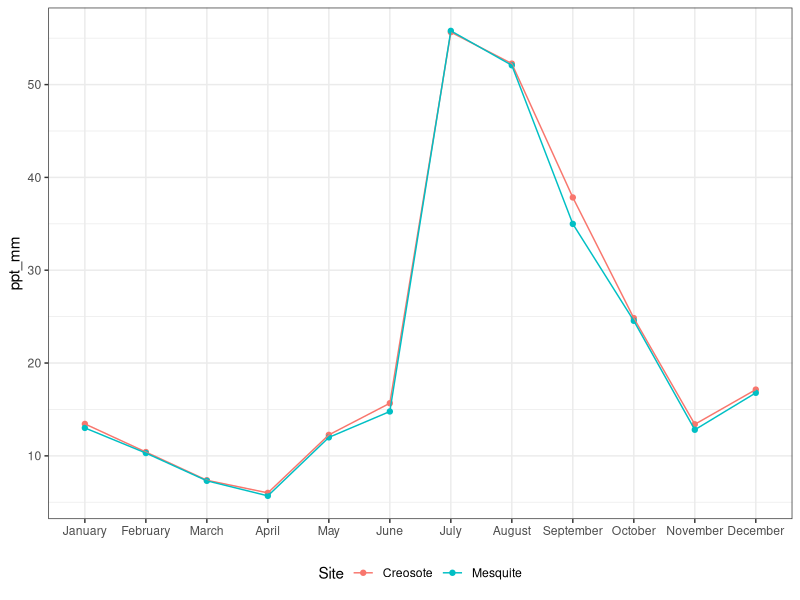
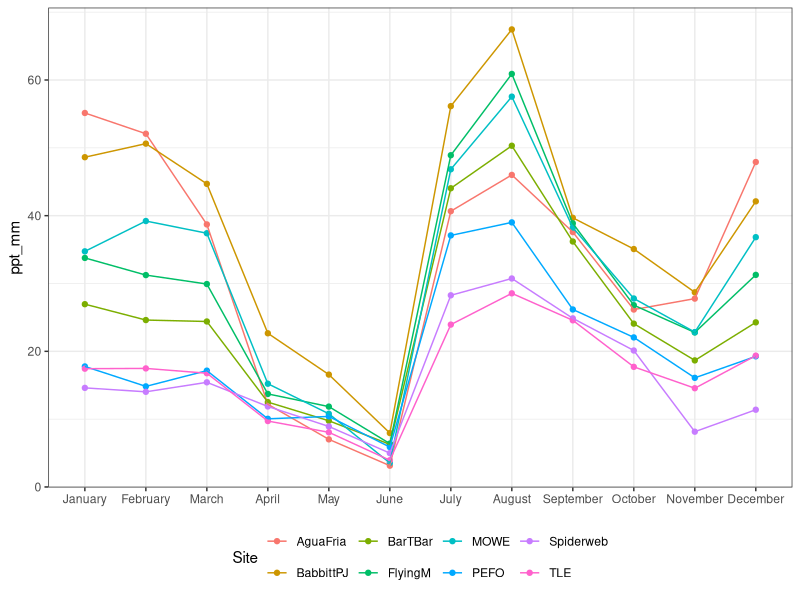
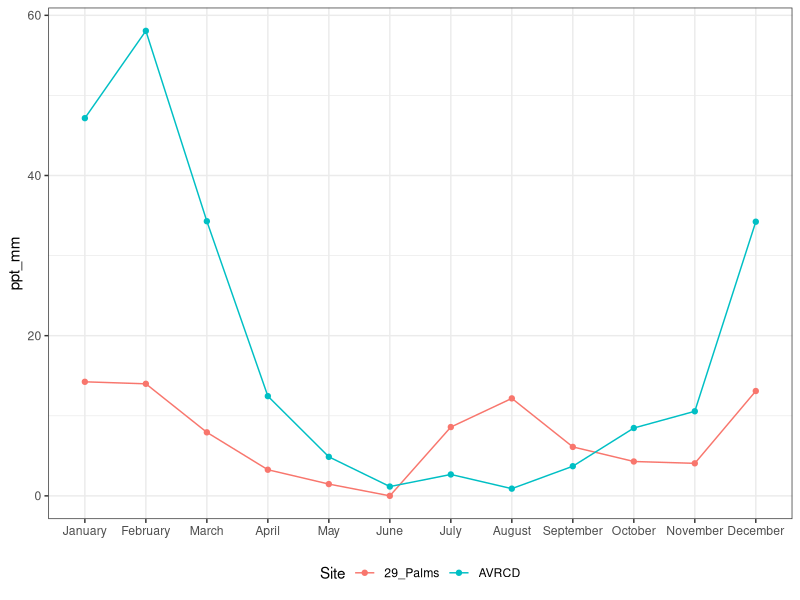
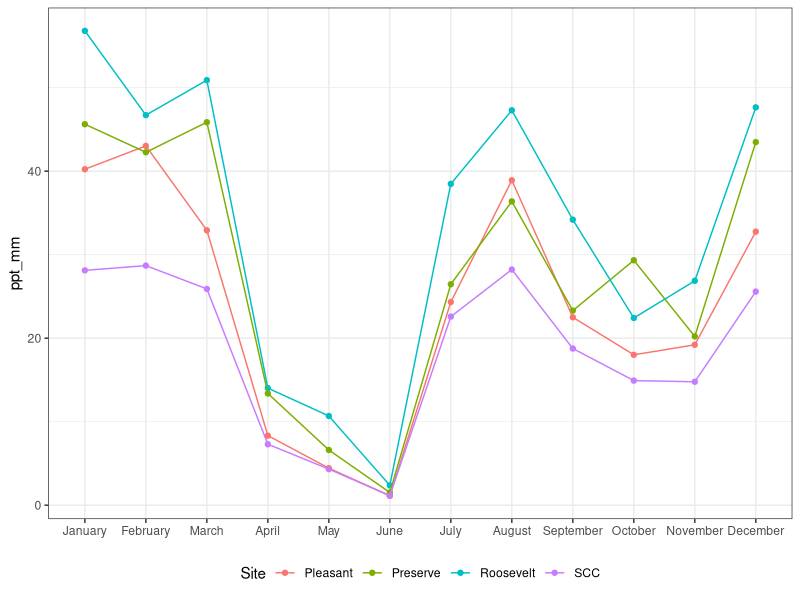
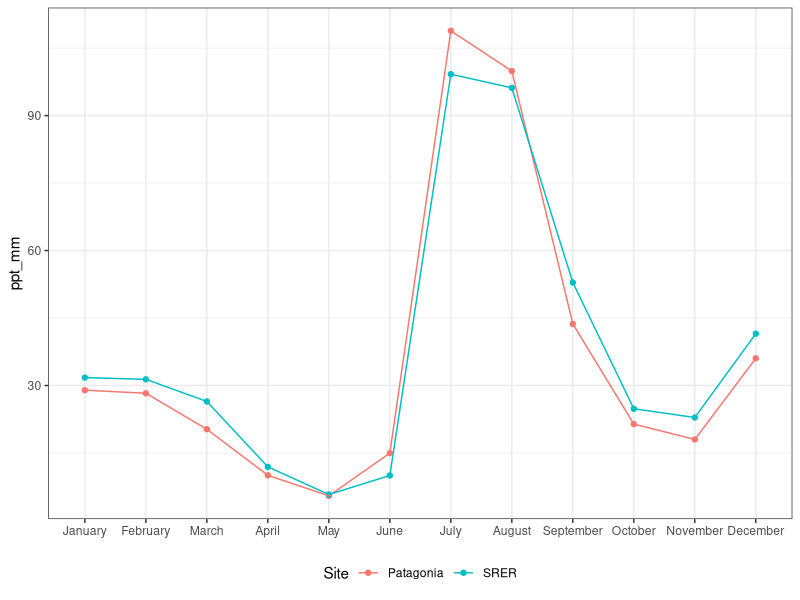
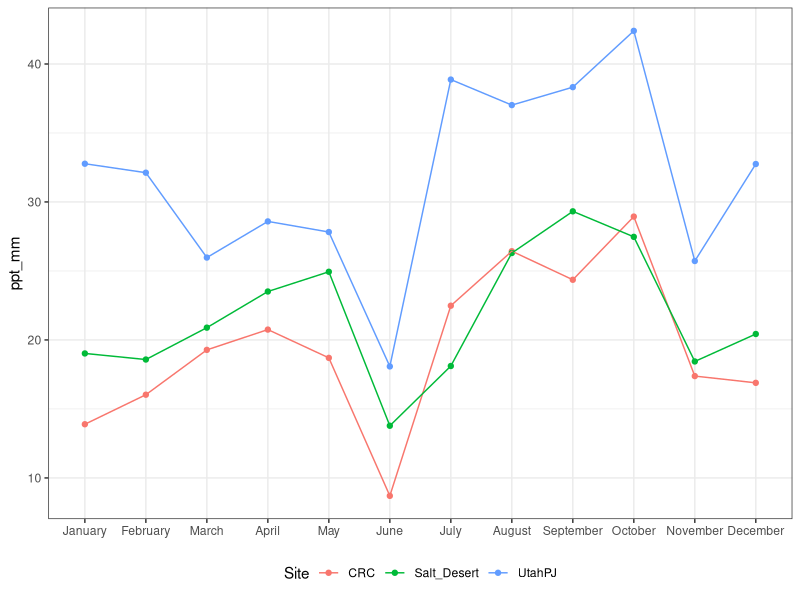
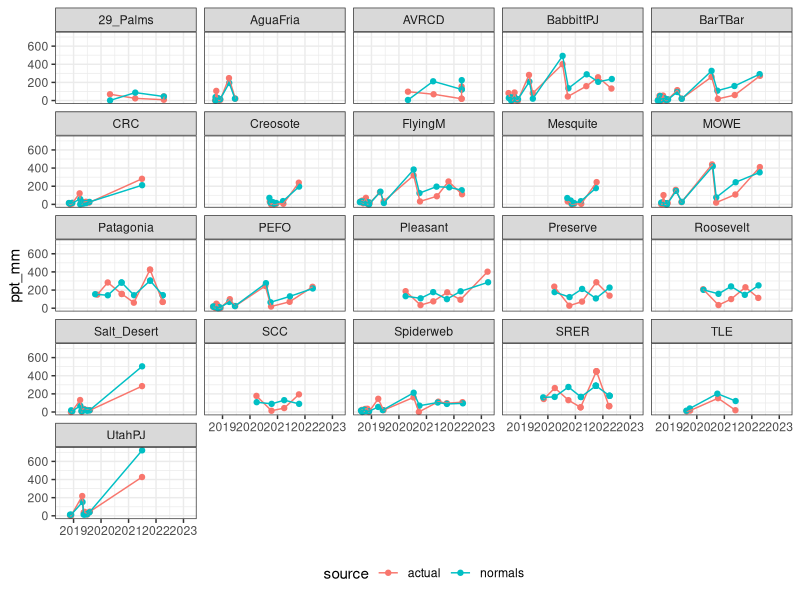
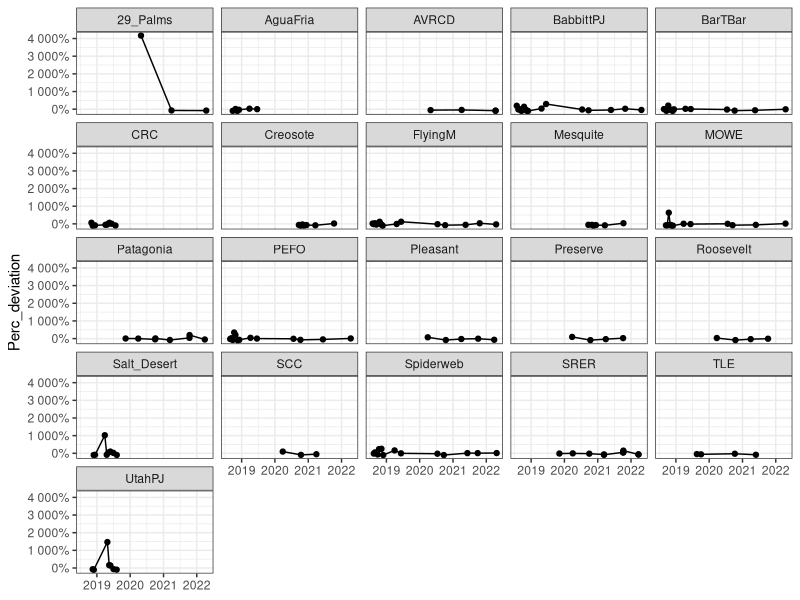

Generate these figures, in order, with R: (Note: this script raises an error after producing the figures.)
# Created: 2023-09-28
# Last updated: 2024-03-05

# Purpose: Explore precip trends. Compare actual precip values (from PRISM daily values, see 03.2.R)
#   with 30-year normals. Actual precip is recorded as either cumulative precip
#   since seeding, or cumulative precip since the previous monitoring event. Because the time
#   interval between monitoring events and seeding differs by site, and because normals are
#   site- and and month-specific, each site must be dealt with on an individual basis 
#   to determine which normals months should be included for a (roughly equal) comparison.

# Normals must be "rounded" to the start of the month, the end of the month,
#   or mid-month, because normals are reported as annual or monthly. Hence, while the actual 
#   precip experienced is defined to the day, comparable normals are defined to the
#   half month. This also assumes that an even amount of rain falls in the first and
#   second half of the month, and sometimes for sites monitored every 2 weeks the dates round
#   such that there is assumed to be no interval, and therefore no precip (for normals). 
#   See 03.3.xlsx README tab for more explanation.


library(tidyverse)
library(readxl)
library(scales)

# Load data ---------------------------------------------------------------

ppt <- read_csv("data/cleaned/03.2_monitoring-events-with-PRISM-climate-data_clean.csv")
month.normal <- read_csv("data/cleaned/03.2_PRISM-month-normals-all-sites_clean.csv")
daily <- read_csv("data/cleaned/03.2_PRISM-daily-all-sites_clean.csv")
normals.since.raw <- read_xlsx("data/data-wrangling-intermediate/03.3_months-to-include-for-precip-normals-comparison.xlsx",
                                       sheet = "since_last")
normals.cum.raw <- read_xlsx("data/data-wrangling-intermediate/03.3_months-to-include-for-precip-normals-comparison.xlsx",
                                       sheet = "cum")
  


# Explore monthly normals -------------------------------------------------

# Order months
month.normal.graph <- month.normal |> 
  filter(Date != "Annual") |> 
  mutate(Date = factor(Date, levels = c("January", "February", "March", "April", "May",
                                        "June", "July", "August", "September", "October",
                                        "November", "December")))

# Chihuahuan
#   Unimodal: most rain in July-Sept
month.normal.graph |> 
  filter(Region == "Chihuahuan") |> 
  ggplot(aes(x = Date, y = ppt_mm, color = Site, group = Site)) +
  geom_point() +
  geom_line() +
  xlab(NULL) +
  theme_bw() +
  theme(legend.position = "bottom")

# Colorado Plateau
#   Biomodal, July-Sept and Dec-March (summer rains slightly greater than winter)
month.normal.graph |> 
  filter(Region == "Colorado Plateau") |> 
  ggplot(aes(x = Date, y = ppt_mm, color = Site, group = Site)) +
  geom_point() +
  geom_line() +
  xlab(NULL) +
  theme_bw() +
  theme(legend.position = "bottom")

# Mojave
#   Unimodal: most rain in Dec-March
month.normal.graph |> 
  filter(Region == "Mojave") |> 
  ggplot(aes(x = Date, y = ppt_mm, color = Site, group = Site)) +
  geom_point() +
  geom_line() +
  xlab(NULL) +
  theme_bw() +
  theme(legend.position = "bottom")

# Sonoran Central
#   Bimodal: July-Sept, Dec-March (summer and winter rains roughly equal)
month.normal.graph |> 
  filter(Region == "Sonoran Central") |> 
  ggplot(aes(x = Date, y = ppt_mm, color = Site, group = Site)) +
  geom_point() +
  geom_line() +
  xlab(NULL) +
  theme_bw() +
  theme(legend.position = "bottom")

# Sonoran SE
#   Slightly bimodal: most rain July-Sept, some rain Dec-March
month.normal.graph |> 
  filter(Region == "Sonoran SE") |> 
  ggplot(aes(x = Date, y = ppt_mm, color = Site, group = Site)) +
  geom_point() +
  geom_line() +
  xlab(NULL) +
  theme_bw() +
  theme(legend.position = "bottom")

# Utah
#   CRC & Salt Desert: Biomodal: July-Oct, March-May
#   UtahPJ: Biomdal: July-Oct, Dec-Feb
month.normal.graph |> 
  filter(Region == "Utah") |> 
  ggplot(aes(x = Date, y = ppt_mm, color = Site, group = Site)) +
  geom_point() +
  geom_line() +
  xlab(NULL) +
  theme_bw() +
  theme(legend.position = "bottom")



# Precip since last monitoring event --------------------------------------


## Since_last data wrangling -----------------------------------------------

# pivot_longer() and convert NAs to 0 (blank cells are 0)
normals.since <- normals.since.raw |> 
  select(-Seed_month_estimate, -Monitor_month_estimate) |> 
  pivot_longer(cols = c("Annual", "January", "February", "March", "April", "May",
                        "June", "July", "August", "September", "October",
                        "November", "December"),
              names_to = "Date",
              values_to = "include") 
normals.since$include[is.na(normals.since$include)] <- 0

# Add normals values
normals.since <- normals.since |> 
  left_join(month.normal) |> 
  select(-tmin, -tmax, -tmean) 

# Multiply include * ppt_mm for new ppt_mm value
#   "include" column is the amount of times that month/annual should be included
normals.since <- normals.since |> 
  mutate(ppt_mm = include * ppt_mm) |> 
  select(-include)

# Sum normals precip
normals.since <- normals.since |> 
  select(-Date_Seeded, -Date_Monitored) |> 
  mutate(SiteDateID = as.character(SiteDateID)) |> 
  group_by(Region, Site, SiteDateID, Seed_estimate, Monitor_estimate) |> 
  summarise(ppt_mm = sum(ppt_mm),
            .groups = "keep") |> 
  mutate(SiteDateID = as.numeric(SiteDateID)) 

# Add normals to actual precip values (Since_last_precip from ppt) to graph together
#   Rename normals columns to match and add "source" col to note they are normals
normals.since.bind <- normals.since |> 
  rename(Date_Seeded = Seed_estimate,
         Date_Monitored = Monitor_estimate) |> 
  mutate(source = "normals")
since.long <- ppt |> 
  select(Region, Site, Date_Seeded, Date_Monitored, SiteDateID, Since_last_precip) |> 
  rename(ppt_mm = Since_last_precip) |> 
  mutate(source = "actual") |> 
  bind_rows(normals.since.bind)


# Find percent deviation from normals
since.pd <- ppt |> 
  select(Region, Site, SiteDateID, Date_Seeded, Date_Monitored, Since_last_precip) |> 
  left_join(normals.since) |> 
  mutate(Perc_deviation = (Since_last_precip - ppt_mm) / ppt_mm,
         Deviation_mm = ppt_mm - Since_last_precip)
#   Inf created when there was no rain in the time period (can't divide by 0),
#     but this only occurs when the time period is small and in all cases there is another
#     monitoring date less than 2 weeks away with a non-Inf percent change.


# Find CV of actual and normals
since.cv.long <- since.long |> 
  group_by(Region, Site, source) |> 
  summarise(CV = sd(ppt_mm) / mean(ppt_mm),
            .groups = "keep")
since.cv.wide <- since.cv.long |> 
  pivot_wider(names_from = source, values_from = CV) |> 
  rename(Actual_CV_since = actual,
         Normals_CV_since = normals) |> 
  mutate(Difference_CV_since = Actual_CV_since - Normals_CV_since)



## Since_last graph --------------------------------------------------------

# All sites
since.long |> 
  ggplot(aes(x = Date_Monitored, y = ppt_mm, color = source)) +
  geom_point() +
  geom_line() +
  facet_wrap(~Site) +
  xlab(NULL) +
  theme_bw() +
  theme(legend.position = "bottom") 

since.pd |> 
  filter(Perc_deviation != Inf) |> 
  ggplot(aes(x = Date_Monitored, y = Perc_deviation)) +
  geom_point() +
  geom_line() +
  facet_wrap(~Site) +
  xlab(NULL) +
  theme_bw() +
  scale_y_continuous(labels = percent)

since.pd |> 
  filter(Perc_deviation != Inf,
         Region !="Mojave") |> 
  ggplot(aes(x = Date_Monitored, y = Perc_deviation)) +
  geom_point() +
  geom_line() +
  facet_wrap(~Site) +
  xlab(NULL) +
  theme_bw() +
  scale_y_continuous(labels = percent) +
  geom_hline(yintercept = 0,
             linetype = "dashed",
             color = "red")


  
# By Region
# Sonoran Central
since.long |> 
  filter(Region == "Sonoran Central") |> 
  ggplot(aes(x = Date_Monitored, y = ppt_mm, color = source)) +
  geom_point() +
  geom_line() +
  facet_wrap(~Site) +
  xlab(NULL) +
  theme_bw() +
  theme(legend.position = "bottom") 

since.pd |> 
  filter(Perc_deviation != Inf) |> 
  filter(Region == "Sonoran Central") |> 
  ggplot(aes(x = Date_Monitored, y = Perc_deviation)) +
  geom_point() +
  geom_line() +
  facet_wrap(~Site) +
  xlab(NULL) +
  theme_bw() +
  scale_y_continuous(labels = percent) +
  geom_hline(yintercept = 0,
             linetype = "dashed",
             color = "red")

# Sonoran SE
since.long |> 
  filter(Region == "Sonoran SE") |> 
  ggplot(aes(x = Date_Monitored, y = ppt_mm, color = source)) +
  geom_point() +
  geom_line() +
  facet_wrap(~Site) +
  xlab(NULL) +
  theme_bw() +
  theme(legend.position = "bottom") 

since.pd |> 
  filter(Perc_deviation != Inf) |> 
  filter(Region == "Sonoran SE") |> 
  ggplot(aes(x = Date_Monitored, y = Perc_deviation)) +
  geom_point() +
  geom_line() +
  facet_wrap(~Site) +
  xlab(NULL) +
  theme_bw() +
  scale_y_continuous(labels = percent) +
  geom_hline(yintercept = 0,
             linetype = "dashed",
             color = "red")

# Chihuahuan
since.long |> 
  filter(Region == "Chihuahuan") |> 
  ggplot(aes(x = Date_Monitored, y = ppt_mm, color = source)) +
  geom_point() +
  geom_line() +
  facet_wrap(~Site) +
  xlab(NULL) +
  theme_bw() +
  theme(legend.position = "bottom")

since.pd |> 
  filter(Perc_deviation != Inf) |> 
  filter(Region == "Chihuahuan") |> 
  ggplot(aes(x = Date_Monitored, y = Perc_deviation)) +
  geom_point() +
  geom_line() +
  facet_wrap(~Site) +
  xlab(NULL) +
  theme_bw() +
  scale_y_continuous(labels = percent) +
  geom_hline(yintercept = 0,
             linetype = "dashed",
             color = "red")

# Mojave
since.long |> 
  filter(Region == "Mojave") |> 
  ggplot(aes(x = Date_Monitored, y = ppt_mm, color = source)) +
  geom_point() +
  geom_line() +
  facet_wrap(~Site) +
  xlab(NULL) +
  theme_bw() +
  theme(legend.position = "bottom") 

since.pd |> 
  filter(Perc_deviation != Inf) |> 
  filter(Region == "Mojave") |> 
  ggplot(aes(x = Date_Monitored, y = Perc_deviation)) +
  geom_point() +
  geom_line() +
  facet_wrap(~Site) +
  xlab(NULL) +
  theme_bw() +
  scale_y_continuous(labels = percent) +
  geom_hline(yintercept = 0,
             linetype = "dashed",
             color = "red")

# Utah
since.long |> 
  filter(Region == "Utah") |> 
  ggplot(aes(x = Date_Monitored, y = ppt_mm, color = source)) +
  geom_point() +
  geom_line() +
  facet_wrap(~Site) +
  xlab(NULL) +
  theme_bw() +
  theme(legend.position = "bottom") 

since.pd |> 
  filter(Perc_deviation != Inf) |> 
  filter(Region == "Utah") |> 
  ggplot(aes(x = Date_Monitored, y = Perc_deviation)) +
  geom_point() +
  geom_line() +
  facet_wrap(~Site) +
  xlab(NULL) +
  theme_bw() +
  scale_y_continuous(labels = percent) +
  geom_hline(yintercept = 0,
             linetype = "dashed",
             color = "red")

# Colorado Plateau
since.long |> 
  filter(Region == "Colorado Plateau") |> 
  ggplot(aes(x = Date_Monitored, y = ppt_mm, color = source)) +
  geom_point() +
  geom_line() +
  facet_wrap(~Site) +
  xlab(NULL) +
  theme_bw() +
  theme(legend.position = "bottom") 

since.pd |> 
  filter(Perc_deviation != Inf) |> 
  filter(Region == "Colorado Plateau") |> 
  ggplot(aes(x = Date_Monitored, y = Perc_deviation)) +
  geom_point() +
  geom_line() +
  facet_wrap(~Site) +
  xlab(NULL) +
  theme_bw() +
  scale_y_continuous(labels = percent) +
  geom_hline(yintercept = 0,
             linetype = "dashed",
             color = "red")

since.pd |> 
  filter(Perc_deviation != Inf,
         Site != "MOWE") |> 
  filter(Region == "Colorado Plateau") |> 
  ggplot(aes(x = Date_Monitored, y = Perc_deviation)) +
  geom_point() +
  geom_line() +
  facet_wrap(~Site) +
  xlab(NULL) +
  theme_bw() +
  scale_y_continuous(labels = percent) +
  geom_hline(yintercept = 0,
             linetype = "dashed",
             color = "red")





# Cumulative precip since seeding -----------------------------------------


## Cumulative data wrangling -----------------------------------------------

# pivot_longer() and convert NAs to 0 (blank cells are 0)
normals.cum <- normals.cum.raw |> 
  select(-Seed_month_estimate, -Monitor_month_estimate) |> 
  pivot_longer(cols = c("Annual", "January", "February", "March", "April", "May",
                        "June", "July", "August", "September", "October",
                        "November", "December"),
               names_to = "Date",
               values_to = "include") 
normals.cum$include[is.na(normals.cum$include)] <- 0

# Add normals values
normals.cum <- normals.cum |> 
  left_join(month.normal) |> 
  select(-tmin, -tmax, -tmean) 

# Multiply include * ppt_mm for new ppt_mm value
#   "include" column is the amount of times that month/annual should be included
normals.cum <- normals.cum |> 
  mutate(ppt_mm = include * ppt_mm) |> 
  select(-include)

# Sum normals precip
normals.cum <- normals.cum |> 
  select(-Date_Seeded, -Date_Monitored) |> 
  mutate(SiteDateID = as.character(SiteDateID)) |> 
  group_by(Region, Site, SiteDateID, Seed_estimate, Monitor_estimate) |> 
  summarise(ppt_mm = sum(ppt_mm),
            .groups = "keep") |> 
  mutate(SiteDateID = as.numeric(SiteDateID)) 

# Add normals to actual precip values (Cum_precip from ppt) to graph together
#   Rename normals columns to match and add "source" col to note they are normals
normals.cum.bind <- normals.cum |> 
  rename(Date_Seeded = Seed_estimate,
         Date_Monitored = Monitor_estimate) |> 
  mutate(source = "normals")
cum.long <- ppt |> 
  select(Region, Site, Date_Seeded, Date_Monitored, SiteDateID, Cum_precip) |> 
  rename(ppt_mm = Cum_precip) |> 
  mutate(source = "actual") |> 
  bind_rows(normals.cum.bind)

# Find percent change (deviation from normals)
cum.pd <- ppt |> 
  select(Region, Site, SiteDateID, Date_Seeded, Date_Monitored, Cum_precip) |> 
  left_join(normals.cum) |> 
  mutate(Perc_deviation = (Cum_precip - ppt_mm) / ppt_mm,
         Deviation_mm = ppt_mm - Cum_precip)


# Find CV of actual and normals
cum.cv.long <- cum.long |> 
  group_by(Region, Site, source) |> 
  summarise(CV = sd(ppt_mm) / mean(ppt_mm),
            .groups = "keep")
cum.cv.wide <- cum.cv.long |> 
  pivot_wider(names_from = source, values_from = CV) |> 
  rename(Actual_CV_cum = actual,
         Normals_CV_cum = normals) |> 
  mutate(Difference_CV_cum = Actual_CV_cum - Normals_CV_cum)



## Cumulative graph --------------------------------------------------------

# All sites
cum.long |> 
  ggplot(aes(x = Date_Monitored, y = ppt_mm, color = source)) +
  geom_point() +
  geom_line() +
  facet_wrap(~Site) +
  xlab(NULL) +
  theme_bw() +
  theme(legend.position = "bottom") 

cum.pd |> 
  filter(Perc_deviation != Inf) |> 
  ggplot(aes(x = Date_Monitored, y = Perc_deviation)) +
  geom_point() +
  geom_line() +
  facet_wrap(~Site) +
  xlab(NULL) +
  theme_bw() +
  scale_y_continuous(labels = percent)

cum.pd |> 
  filter(Perc_deviation != Inf,
         Region !="Mojave") |> 
  ggplot(aes(x = Date_Monitored, y = Perc_deviation)) +
  geom_point() +
  geom_line() +
  facet_wrap(~Site) +
  xlab(NULL) +
  theme_bw() +
  scale_y_continuous(labels = percent) +
  geom_hline(yintercept = 0,
             linetype = "dashed",
             color = "red")



# By Region
# Sonoran Central
cum.long |> 
  filter(Region == "Sonoran Central") |> 
  ggplot(aes(x = Date_Monitored, y = ppt_mm, color = source)) +
  geom_point() +
  geom_line() +
  facet_wrap(~Site) +
  xlab(NULL) +
  theme_bw() +
  theme(legend.position = "bottom") 

cum.pd |> 
  filter(Perc_deviation != Inf) |> 
  filter(Region == "Sonoran Central") |> 
  ggplot(aes(x = Date_Monitored, y = Perc_deviation)) +
  geom_point() +
  geom_line() +
  facet_wrap(~Site) +
  xlab(NULL) +
  theme_bw() +
  scale_y_continuous(labels = percent) +
  geom_hline(yintercept = 0,
             linetype = "dashed",
             color = "red")

# Sonoran SE
cum.long |> 
  filter(Region == "Sonoran SE") |> 
  ggplot(aes(x = Date_Monitored, y = ppt_mm, color = source)) +
  geom_point() +
  geom_line() +
  facet_wrap(~Site) +
  xlab(NULL) +
  theme_bw() +
  theme(legend.position = "bottom") 

cum.pd |> 
  filter(Perc_deviation != Inf) |> 
  filter(Region == "Sonoran SE") |> 
  ggplot(aes(x = Date_Monitored, y = Perc_deviation)) +
  geom_point() +
  geom_line() +
  facet_wrap(~Site) +
  xlab(NULL) +
  theme_bw() +
  scale_y_continuous(labels = percent) +
  geom_hline(yintercept = 0,
             linetype = "dashed",
             color = "red")

# Chihuahuan
cum.long |> 
  filter(Region == "Chihuahuan") |> 
  ggplot(aes(x = Date_Monitored, y = ppt_mm, color = source)) +
  geom_point() +
  geom_line() +
  facet_wrap(~Site) +
  xlab(NULL) +
  theme_bw() +
  theme(legend.position = "bottom")

cum.pd |> 
  filter(Perc_deviation != Inf) |> 
  filter(Region == "Chihuahuan") |> 
  ggplot(aes(x = Date_Monitored, y = Perc_deviation)) +
  geom_point() +
  geom_line() +
  facet_wrap(~Site) +
  xlab(NULL) +
  theme_bw() +
  scale_y_continuous(labels = percent) +
  geom_hline(yintercept = 0,
             linetype = "dashed",
             color = "red")

# Mojave
cum.long |> 
  filter(Region == "Mojave") |> 
  ggplot(aes(x = Date_Monitored, y = ppt_mm, color = source)) +
  geom_point() +
  geom_line() +
  facet_wrap(~Site) +
  xlab(NULL) +
  theme_bw() +
  theme(legend.position = "bottom") 

cum.pd |> 
  filter(Perc_deviation != Inf) |> 
  filter(Region == "Mojave") |> 
  ggplot(aes(x = Date_Monitored, y = Perc_deviation)) +
  geom_point() +
  geom_line() +
  facet_wrap(~Site) +
  xlab(NULL) +
  theme_bw() +
  scale_y_continuous(labels = percent) +
  geom_hline(yintercept = 0,
             linetype = "dashed",
             color = "red")

# Utah
cum.long |> 
  filter(Region == "Utah") |> 
  ggplot(aes(x = Date_Monitored, y = ppt_mm, color = source)) +
  geom_point() +
  geom_line() +
  facet_wrap(~Site) +
  xlab(NULL) +
  theme_bw() +
  theme(legend.position = "bottom") 

cum.pd |> 
  filter(Perc_deviation != Inf) |> 
  filter(Region == "Utah") |> 
  ggplot(aes(x = Date_Monitored, y = Perc_deviation)) +
  geom_point() +
  geom_line() +
  facet_wrap(~Site) +
  xlab(NULL) +
  theme_bw() +
  scale_y_continuous(labels = percent) +
  geom_hline(yintercept = 0,
             linetype = "dashed",
             color = "red")

# Colorado Plateau
cum.long |> 
  filter(Region == "Colorado Plateau") |> 
  ggplot(aes(x = Date_Monitored, y = ppt_mm, color = source)) +
  geom_point() +
  geom_line() +
  facet_wrap(~Site) +
  xlab(NULL) +
  theme_bw() +
  theme(legend.position = "bottom") 

cum.pd |> 
  filter(Perc_deviation != Inf) |> 
  filter(Region == "Colorado Plateau") |> 
  ggplot(aes(x = Date_Monitored, y = Perc_deviation)) +
  geom_point() +
  geom_line() +
  facet_wrap(~Site) +
  xlab(NULL) +
  theme_bw() +
  scale_y_continuous(labels = percent) +
  geom_hline(yintercept = 0,
             linetype = "dashed",
             color = "red")


# Write to CSV ------------------------------------------------------------

write_csv(since.pd,
          file = "data/cleaned/03.3_since-last-precip_percent-deviation-from-norm_clean.csv")

write_csv(cum.pd,
          file = "data/cleaned/03.3_cumulative-precip_percent-deviation-from-norm_clean.csv")

write_csv(since.cv.wide,
          file = "data/cleaned/03.3_since-last-precip_CV_clean.csv")

write_csv(cum.cv.wide,
          file = "data/cleaned/03.3_cumulative-precip_CV_clean.csv")


save.image("RData/03.3_explore-precip-trends.RData")
